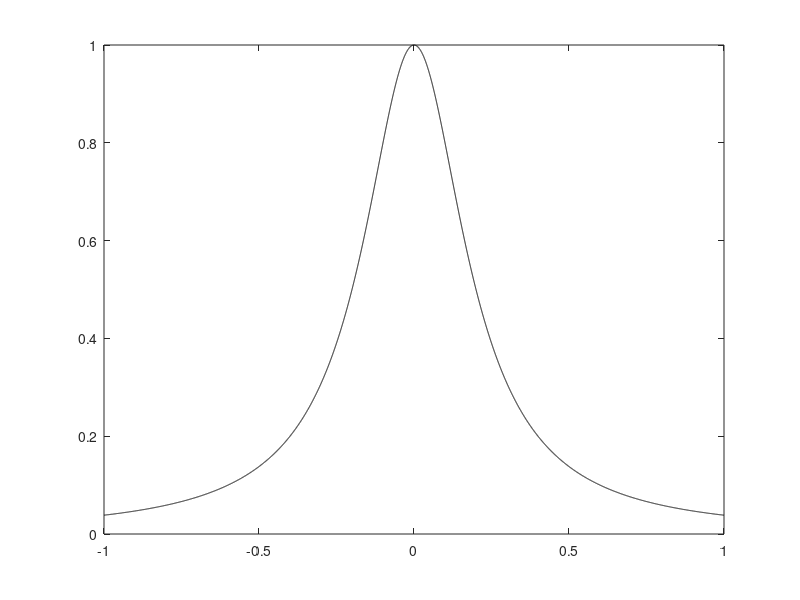

Recreate this plot in MATLAB. (Note: this script raises an error after producing the figure.)
clear; 
clc;

%% Define the unknown function to interpolate
%f = @(x) exp(x).*sin(x);
f = @(x) 1./(1+25*x.^2);

%% Setup different numbers of interpolation nodes/data sites.
Nd = [2,4,8,16,32,64,128,256];

%% Setup the points at which we want to evaluate the interpolant
xe = linspace(-1,1,10000)'; %generate evenly-spaced points
ye = f(xe); %evaluate function

%% Preallocate space for numerical solution
ye_num = zeros(length(ye),length(Nd));

%% Start plotting stuff
figure
plot(xe,ye,'black');
pause %waits for input

%% Loop goes over different numbers of interpolation nodes
elapsed_time = zeros(length(Nd),1); %create a vector that stores the amount of time for each set of data points
for it=1:length(Nd)
    tic %start the clock
    %% initialize a zero matrix according to the number of nodes
    x = zeros(Nd(it),1);
    
    %%Compute Chebyshev values
    for k=1:Nd(it)
        x(k,1) = cos(((k - 1)/ (Nd(it) - 1)) * pi);
    end
    
    %x = linspace(-1,1,Nd(it))'; %generate evenly-spaced points in [-1,1].
    y = f(x);
    
    %% Evaluate polynomial interpolant by building eval matrix and
    %% multiplying with coefficients.
    Ve = zeros(length(xe),length(x));
    for vit = 1:Nd(it)
        Ve(:,vit) = xe.^(vit-1);
    end
     ye_num(:,it) = barycheb2(x,y,xe); %call the barycentric lagrange function
    %% add the time it took for the loop to run into elapsed_time
    elapsed_time(it) = toc;
    
    %% Plot stuff
    hold on;
    plot(xe,ye_num(:,it),'o');
    drawnow
    pause
end

%% Now plot relative errors
figure
e2 = zeros(length(Nd),1);
for it=1:length(Nd)
    e2(it,1) = norm(ye_num(:,it)-ye)./norm(ye);
end
semilogy(elapsed_time,e2); %graph the elapsed time and the relative error
    